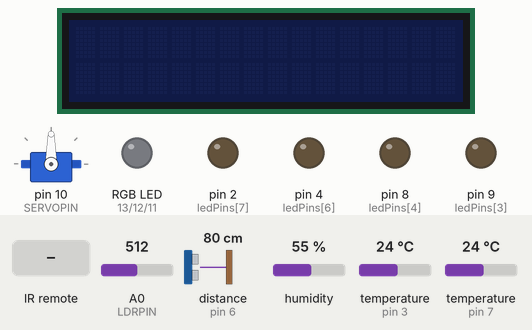
Bench run of a sketch on a simulated Arduino Uno, built with avr-gcc and run on an emulated ATmega328P. On the bench: servo, 16×2 character LCD, an RGB LED mixed from three pins (HIGH = lit), output pins drawn as LEDs (lit = HIGH). Inputs (shaded band) come from the test bench; at power-on: temperature (sensors on pin 3, pin 7) 24 °C, A0 (LDRPIN) = 512, distance to the obstacle (sensor on pin 6) 80 cm, humidity 55 %. The echo pulse lasts 58.3 µs per cm; pins used as bus, display or sensor lines are not drawn; what the sketch prints to the serial monitor is not drawn.

Above: at 1.3 s.
1.4 s: infrared code 0x18 received
At 2.0 s:
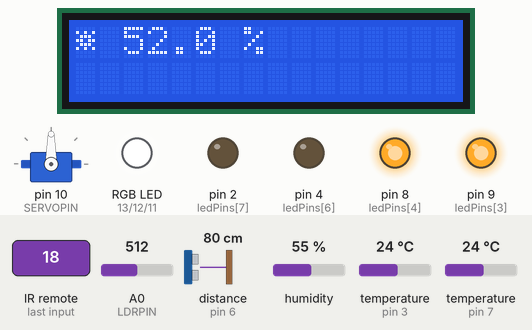
4.1 s: infrared code 0x30 received
At 5.4 s:
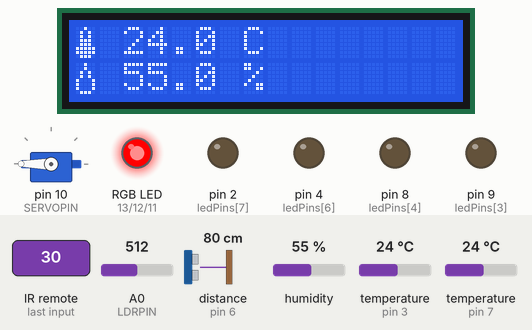
5.7 s: infrared code 0x7A received
At 7.0 s:
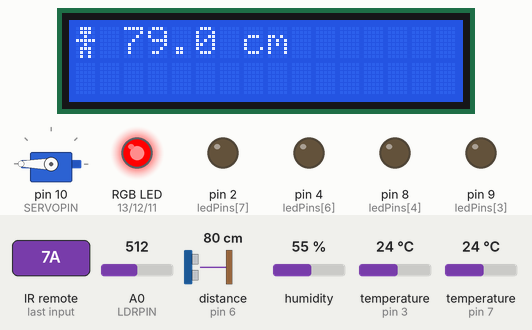
7.3 s: infrared code 0x10 received
At 8.7 s:
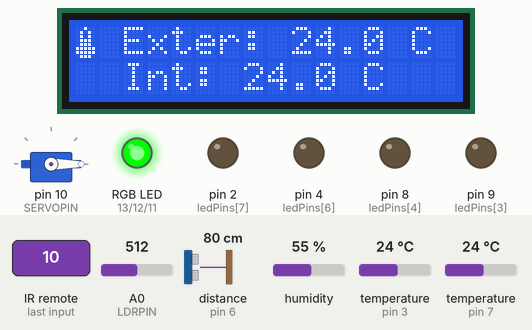
9.7 s: temperature (sensor on pin 3) set to 22.7 °C
At 11.3 s:
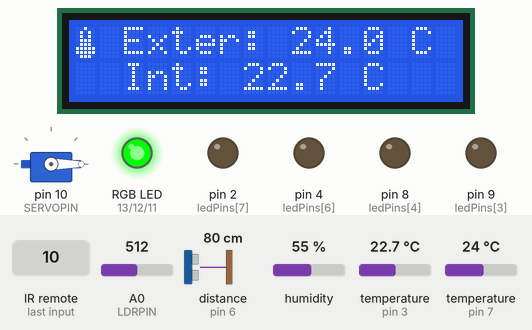
12.0 s: temperature (sensor on pin 3) set to 21.6 °C
At 14.0 s:
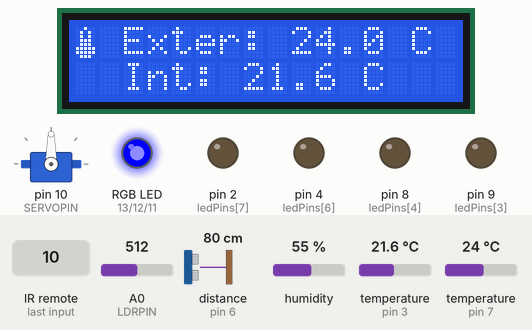
Timing chart, 0 to 15.4 s (numbered marks = the images above; inputs shaded):
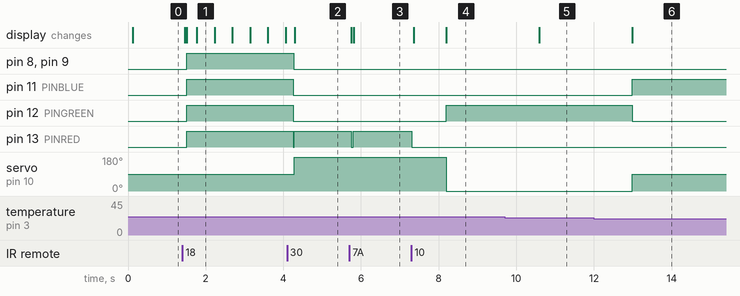

The sketch:

sketch.ino
```cpp
// Librerias
#include <Wire.h>
#include <DHT.h>
#include <LiquidCrystal_I2C.h>
#include <Servo.h>
#include <OneWire.h>
#include <DallasTemperature.h>
#include <IRremote.h>  //Incluir libreias del mando.
#include <SPI.h>
#include <Fuzzy.h> // Incluye la librería de lógica difusa


//----------------DHT----------------//
#define DHTTYPE DHT22
#define DHTPIN 3 //Definición del pin como entrada del sensor DHT
DHT dht(DHTPIN, DHTTYPE); //inicializa el sensor DHT
float temperatura = 0.0; //Se definen temperatura y humedad para almacenar lo medido por el sensor
float humedad = 0.0;
float temperatura_anterior = 0.0;
float humedad_anterior = 0.0;
//--------------------------------//

//-----------------LDR------------------//
#define LDRPIN A0 //Pin entrada 0 analógico
int ldrVal = 0;
float lux = 0.0;
float lux_anterior;
#define NUM_LEDS 8
int modoControl = 0; //0 es control al 80%, 1 control con la fuzzy
int leds_encendidos = 0;
bool primera_medida = true;
const int ledPins[NUM_LEDS] = {13, 12, 11, 9, 8, 5, 4, 2}; // Pines del conjunto de 8 leds

//----------LED RGB----------//
//Pines led RGB
#define PINRED 13
#define PINGREEN 12
#define PINBLUE 11
//-------------------------------------//

//-------------LCD---------------//
int lcdAddress = 0x27; // Puede variar según tu módulo I2C
LiquidCrystal_I2C lcd(lcdAddress, 16, 2);
//Simbolos LCD Humnedad
byte humidity[8] = {B00100, B00100, B01010, B01010, B10001, B10001, B10001, B01110};
//Simbolo LCD Temperatura
byte temp[8] = {B00100, B01010, B01010, B01110, B01110, B11111, B11111, B01110};
//Simbolo LCD iluminacion
byte ilum[8] = {B00000, B10101, B01110, B11011, B01110, B10101, B00000, B00000};
//Simbolo sensor HC-SR04
byte presence[8] = {B01110, B01110, B00100, B11111, B00100, B01110, B01010, B01010};

//----------Sensor de presencia----------//
//Pines del sensor SR04
#define PINTRIG 5
#define PINECHO 6
//Variables para almacenamiento y procesamiento de las mediciones
float duracion, distanciaanterior;
float distancia = 0;
//-----------------------------------//

//-------Sensor temperatura externa-------//
#define sensorPin 7 //Definición del pin
float temp_externa_anterior, temp_interna_anterior;
float temp_externa_actual = 0;
float temp_interna_actual = 0;

OneWire oneWire(sensorPin);
DallasTemperature sensors(&oneWire);
//Temperatura objetivo del control y limites fijados
float temp_objetivo = 25;
float LimInf = temp_objetivo - 3;
float LimSup = temp_objetivo + 3;
int ventilar = 0;
boolean vuelta = false;
//----------------------------------//

//----------Servomotor------------------//
Servo myservo;
#define SERVOPIN 10
int pos = 0;
//--------------------------------------//

//---------IP REMOTE---------------//
int modo = 0; //modo 0, todo apagado
#define PIN_RECEIVER 16   // Define el pin2 con el nombre Pin_receiver.
IRrecv receiver(PIN_RECEIVER); //Define el pin_reciver como receptor de los datos

//-------------Lógica difusa----------------//
Fuzzy *fuzzy = new Fuzzy();
//Fuzzy *fuzzy_TyH = new Fuzzy();
//-------------------------------------------//


void setup() {
  // Inicializar serial
  Serial.begin(9600);
  Serial.println("Iniciando el sistema");

  // Inicializar el sensor DHT
  dht.begin();

  // Configurar pin LDR como entrada
  pinMode(LDRPIN, INPUT);

  // Definición de pines del LED RGB como salida
  pinMode(PINRED, OUTPUT);
  pinMode(PINGREEN, OUTPUT);
  pinMode(PINBLUE, OUTPUT);

  //Configura los pines de los 8 ldes como salida
  for (int i = 0; i < NUM_LEDS; i++) {
    pinMode(ledPins[i], OUTPUT);
  }

  // Configuración pines del sensor de presencia
  pinMode(PINTRIG, OUTPUT);
  pinMode(PINECHO, INPUT);
  digitalWrite(PINTRIG, LOW);

  // Inicialización del sensor de temperatura
  sensors.begin();
  delay(20);

  // Inicialización del servomotor
  myservo.attach(SERVOPIN);

  // Inicialización de la LCD
  lcd.init();
  lcd.createChar(3, humidity);
  lcd.createChar(5, temp);
  lcd.createChar(7, ilum);
  lcd.createChar(9, presence);


  // Configuración de la lógica difusa a para la iluminacion
  configuracionIluminacionFuzzy();
  // Configuración de la lógica difusa a para la temperatura e iluminacion
  configuracionTyHFuzzy();

  receiver.enableIRIn(); // Comando para iniciar el receptor de infrarrojos.


}

void loop() {
  // Tratamiento del pulsación del botón

  // Checks received an IR signal
  if (receiver.decode()) { //Si se recibe una señal por el pin_receiver (2) realiza:
    translateIR();        //La funcion translateIR(). (Mas abajo definiremos esta función)
    receiver.resume();   //La receiver.resume(). (Mas abajo definiremos esta función)
  }


  // Control de la LCD y modos
  if (modo == 1) { // Modo 1: Humedad y Temperatura
    temperatura_anterior = temperatura;
    humedad_anterior = humedad;
    temperatura = dht.readTemperature();
    humedad = dht.readHumidity();

    if(temperatura_anterior != temperatura || humedad_anterior != humedad){
      fuzzy->setInput(1, temperatura);
      fuzzy->setInput(2, humedad);
      fuzzy->fuzzify();

      float comfort_level = fuzzy->defuzzify(3);
      Serial.println("Confort: ");
      Serial.println(comfort_level);
      controlarConfort(comfort_level);

      //Se muestra la temperatura y humedad medida del DHT en el LCD
      lcd.display();
      lcd.backlight();
      //Enseña la temperatura en el LCD
      lcd.setCursor(0,0);
      lcd.write(5);//Añado el icono temperatura
      lcd.setCursor(2,0);
      lcd.print(temperatura,1);//Escribe valor temperatura tomado del sensor
      lcd.print(" C");

      //Enseña la humendad en el LCD
      lcd.setCursor(0,1);
      lcd.write(3); //Añado icono Humedad
      lcd.setCursor(2,1);
      lcd.print(humedad,1);//Escribe el valor humedad tomado del sensor
      lcd.print(" %");

    }
  }

  if (modo == 2) { // Modo 2: Iluminación
   // ldrVal = analogRead(LDRPIN);
    //lux = map(ldrVal, 0, 1023, 0, 1000);//La luz se mide de 0 a 1000

      if (modoControl ==0){
        //Control de iluminación al 80%
        int ldrValue = analogRead(LDRPIN);

        // Convertir el valor del LDR a un porcentaje de iluminación (0-100%)
        //Para lograr visualizar el efecto del control al 80% se parte de una medida tomada
        //por el sensor, el resto de iteraciones usará como medida de lux un incremento
        //del valor medido para simular un incremento de la luex al haber encendido leds
        if(primera_medida==true){
          lux_anterior = lux;
          lux = map(ldrValue, 0, 1023, 100, 0);
          primera_medida=false;
        }

        mostrarIluminacion(lux, lux_anterior);
        lux = controlarIluminacion(lux) ;


        // Esperar un poco antes de la próxima lectura
      delay(200);
        }
      else{
        ldrVal = analogRead(LDRPIN);
        lux = map(ldrVal, 0, 1023, 0, 1000);//La luz se mide de 0 a 1000
        //Logica difusa para control de iluminacion
        fuzzy->setInput(1, lux);
        fuzzy->fuzzify();
        float numLeds = fuzzy->defuzzify(1);

        //control de leds
        encenderLeds(numLeds);
      }


    //muestra info y actualizacion de la luz
    mostrarIluminacion(lux, lux_anterior);
    lux_anterior = lux;

    delay(200);
  }

  if (modo == 3) { // Modo 3: Presencia
    distanciaanterior = distancia;
    distancia = medirDistancia();

    if (distancia > distanciaanterior + 3 || distancia < distanciaanterior - 3) {
      lcd.display();
      lcd.backlight();
      LimpiezaLCD();
      if (distancia < 200 && distancia > 2) {
        BrilloLed(255, 0, 0);
        lcd.setCursor(0, 0);
        lcd.write(9);
        lcd.setCursor(2, 0);
        lcd.print(distancia, 1);
        lcd.print(" cm");
        delay(10);
      } else {
        lcd.setCursor(0, 0);
        lcd.write(9);
        lcd.setCursor(2, 0);
        lcd.print(" No presencia");
        BrilloLed(0, 0, 0);
        delay(10);
      }
    }
  }

  if (modo == 4) { // Modo 4: Control de Temperatura
    temp_externa_anterior = temp_externa_actual;
    temp_interna_anterior = temp_interna_actual;
    temp_interna_actual = dht.readTemperature();
    sensors.requestTemperatures();
    temp_externa_actual = sensors.getTempCByIndex(0);

    distanciaanterior = distancia;
    distancia = medirDistancia();

    if (temp_externa_actual != temp_externa_anterior || temp_interna_actual != temp_interna_anterior || distancia > distanciaanterior + 3 || distancia < distanciaanterior - 3) {
      mostrar_temperaturas();
      float temp_media = (temp_externa_actual + temp_interna_actual) / 2;
      Serial.print("Temperatura media: ");
      Serial.println(temp_media);
      if (temp_interna_actual > LimSup) {
        BrilloLed(255, 0, 0);
        if (temp_media < temp_interna_actual) {
          myservo.write(180);
          ventilar = 1;
          Serial.println("Abrimos ventilación para refrescar la habitación");
        } else {
          myservo.write(0);
          ventilar = 0;
          Serial.println("Fuera hace demasiado calor, cerramos ventilación");
        }
      } else if (temp_interna_actual < LimInf) {
        BrilloLed(0, 0, 255);
        if (ventilar == 0 && temp_media >= temp_interna_actual) {
          myservo.write(90);
          ventilar = 1;
          Serial.println("Abrimos ventilación para calentar la habitación, fuera hace suficiente calor");
        }
        if (ventilar == 1 && temp_media < temp_interna_actual) {
          myservo.write(0);
          ventilar = 0;
          Serial.println("Ventalación abierta pero hace demasiado frio fuera: Cerramos");
        }
      }
      if (temp_interna_actual <= LimSup && temp_interna_actual >= LimInf) {
        BrilloLed(0, 255, 0);
        if (distancia >= 200 || distancia <= 2) {
          myservo.write(45);
          Serial.println("Temperatura ideal: Ventilamos el cuarto (45ª)");
        } else {
          Serial.println("Cerramos ventilación");
          myservo.write(0);
        }
      }
    }
  }

  if (modo == 0) { // Modo 0: Apagado
    BrilloLed(0, 0, 0);
    LimpiezaLCD();
    lcd.noBacklight();
  }
}

// Funciones auxiliares
void LimpiezaLCD() {
  lcd.setCursor(0, 1);
  lcd.print("                ");
  lcd.setCursor(0, 2);
  lcd.print("                ");
  lcd.setCursor(0, 0);
  lcd.print("                ");
}

void BrilloLed(int rojo, int verde, int azul) {
  analogWrite(PINRED, rojo);
  analogWrite(PINGREEN, verde);
  analogWrite(PINBLUE, azul);
}

long medirDistancia() {
  digitalWrite(PINTRIG, LOW);
  delayMicroseconds(2);
  digitalWrite(PINTRIG, HIGH);
  delayMicroseconds(10);
  digitalWrite(PINTRIG, LOW);
  long duration = pulseIn(PINECHO, HIGH);
  long distance = duration * 0.034 / 2;
  if (distance > 200) {
    distance = 200;
  } else if (distance < 2) {
    distance = 2;
  }
  return distance;
}

void mostrar_temperaturas() {
  lcd.display();
  lcd.backlight();
  LimpiezaLCD();
  lcd.setCursor(0, 0);
  lcd.write(5);
  lcd.setCursor(2, 0);
  lcd.print("Exter: ");
  lcd.print(temp_externa_actual, 1);
  lcd.print(" C");
  lcd.setCursor(0, 1);
  lcd.setCursor(2, 1);
  lcd.print("Int: ");
  lcd.print(temp_interna_actual, 1);
  lcd.print(" C");
}

void encenderLeds(float numLeds) {
  Serial.print("Leds de la fuzzy: ");
  Serial.println(numLeds);
  int ledsToTurnOn = (int)round(numLeds);
  for (int i = 0; i < NUM_LEDS; i++) {
    if (i < ledsToTurnOn) {
      digitalWrite(ledPins[i], HIGH);
    } else {
      digitalWrite(ledPins[i], LOW);
    }
  }
}

void mostrarIluminacion(float lux, float lux_anterior) {
  if (lux_anterior != lux) {
    lcd.display();
    lcd.backlight();
    LimpiezaLCD();
    lcd.setCursor(0, 0);
    lcd.write(7);
    lcd.setCursor(2, 0);
    lcd.print(lux, 1);
    lcd.print(" %");
  }
}


void controlarConfort(float comfort_level) {
  if (comfort_level < 50) {
    BrilloLed(255, 0, 0); // Rojo - Inconfortable
    myservo.write(180); // Abrir ventilación
  } else {
    BrilloLed(0, 255, 0); // Verde - Confortable
    myservo.write(0); // Cerrar ventilación
  }
}
float controlarIluminacion(float lux) {

  // Mostrar el porcentaje calculado en el monitor serie
    Serial.print(" - Illumination: ");
    Serial.print(lux);
    Serial.println("%");

    // Calcular la diferencia respecto al umbral deseado
    int difference = lux - 80;

    // Determinar la cantidad de LEDs a encender
    int ledsToTurnOn = NUM_LEDS * lux / 100;
    Serial.print("Leds a encender:");
    Serial.println(ledsToTurnOn);

    // Ajustar la cantidad de LEDs encendidos para mantener la iluminación al 80%
    if (difference < -2) {
      ledsToTurnOn++;
      //Esto de aquí es para simular el efecto de que aumenta la iluminación al encender un led más
      lux_anterior = lux;
      lux= lux+2;//Para simular efecto del control
    } else if (difference > 2) {
      ledsToTurnOn--;

      //Esto lo mismo pero para simular que reduce la luz al apagar uno más
      lux_anterior = lux;
      lux=lux-2;//Para simular el efecto del control
    }

   // Limitar el número de LEDs a encender entre 0 y NUM_LEDS
    ledsToTurnOn = constrain(ledsToTurnOn, 0, NUM_LEDS);

  // Encender/Apagar los LEDs según sea necesario
  for (int i = 0; i < NUM_LEDS; i++) {
    if (i < ledsToTurnOn) {
      digitalWrite(ledPins[i], HIGH);
    } else {
      digitalWrite(ledPins[i], LOW);
    }
  }
  return lux;

}
```

Fuzz_Iluminacion.ino
```cpp
//Funcion para la configuración de la lógica difusa
void configuracionIluminacionFuzzy(){

  //DEFINE EL CONJUNTO DIFUSO PARA LA INTENSIDAD DE LA LUZ
  FuzzyInput *lightInput = new FuzzyInput(1);
  //Definición de los Conjuntos Difusos para la Entrada
  FuzzySet *oscuro = new FuzzySet(0, 0, 200, 400);
  FuzzySet *medio = new FuzzySet(200, 400, 600, 800);
  FuzzySet *iluminado = new FuzzySet(600, 800, 1000, 1000);
   lightInput->addFuzzySet(oscuro);
  lightInput->addFuzzySet(medio);
  lightInput->addFuzzySet(iluminado);
  fuzzy->addFuzzyInput(lightInput);

 //configuración logica difusa para leds
 //DEFINE EL CONJUNTO DIFUSO PARA LOS LEDS
  FuzzyOutput *ledOutput = new FuzzyOutput(1);
  //CONJUNTO DIFUSO
  FuzzySet *fewLeds = new FuzzySet(0, 0, 2, 4);
  FuzzySet *someLeds = new FuzzySet(2, 4, 6, 8);
  FuzzySet *manyLeds = new FuzzySet(6, 8, 8, 8);
  ledOutput->addFuzzySet(fewLeds);
  ledOutput->addFuzzySet(someLeds);
  ledOutput->addFuzzySet(manyLeds);
  fuzzy->addFuzzyOutput(ledOutput);

//Regla 1: "If oscuro, Then Few LEDs"
  FuzzyRuleAntecedent *ifoscuro = new FuzzyRuleAntecedent();
  ifoscuro->joinSingle(oscuro);
  FuzzyRuleConsequent *thenFewLeds = new FuzzyRuleConsequent();
  thenFewLeds->addOutput(fewLeds);
  //se crea la regla 1
  FuzzyRule *rule1 = new FuzzyRule(1, ifoscuro, thenFewLeds);
  //se añade la regla 1 al sistema
  fuzzy->addFuzzyRule(rule1);

//Regla 2: "If medio, Then Some LEDs"
  FuzzyRuleAntecedent *ifmedio = new FuzzyRuleAntecedent();
  ifmedio->joinSingle(medio);
  FuzzyRuleConsequent *thenSomeLeds = new FuzzyRuleConsequent();
  thenSomeLeds->addOutput(someLeds);
  //Creación de la regla difusa 2
  FuzzyRule *rule2 = new FuzzyRule(2, ifmedio, thenSomeLeds);
  //se añade la relga 2
  fuzzy->addFuzzyRule(rule2);

//Regla 3: "If iluminado, Then Many LEDs"
  FuzzyRuleAntecedent *ifiluminado = new FuzzyRuleAntecedent();
  ifiluminado->joinSingle(iluminado);
  FuzzyRuleConsequent *thenManyLeds = new FuzzyRuleConsequent();
  thenManyLeds->addOutput(manyLeds);
  //Creacion regla difusa 3
  FuzzyRule *rule3 = new FuzzyRule(3, ifiluminado, thenManyLeds);
  //se añade la regla 3
  fuzzy->addFuzzyRule(rule3);
}
```

Fuzzy_Confort.ino
```cpp
void configuracionTyHFuzzy() {
  // Configuración de conjuntos difusos para temperatura
  FuzzyInput *temperature = new FuzzyInput(1);
  FuzzySet *cold = new FuzzySet(-40, -40, 0, 10);
  FuzzySet *comfortable = new FuzzySet(20, 25, 25, 30);
  FuzzySet *hot = new FuzzySet(25, 30, 40, 40);
  temperature->addFuzzySet(cold);
  temperature->addFuzzySet(comfortable);
  temperature->addFuzzySet(hot);
  fuzzy->addFuzzyInput(temperature);

  // Configuración de conjuntos difusos para humedad
  FuzzyInput *humidity = new FuzzyInput(2);
  FuzzySet *dry = new FuzzySet(0, 0, 30, 40);
  FuzzySet *normal = new FuzzySet(30, 40, 60, 70);
  FuzzySet *humid = new FuzzySet(60, 70, 100, 100);
  humidity->addFuzzySet(dry);
  humidity->addFuzzySet(normal);
  humidity->addFuzzySet(humid);
  fuzzy->addFuzzyInput(humidity);

  // Configuración de conjunto difuso para nivel de confort
  FuzzyOutput *comfort = new FuzzyOutput(1);
  FuzzySet *uncomfortable = new FuzzySet(0, 0, 25, 50);
  FuzzySet *comfortable_output = new FuzzySet(50, 75, 100, 100);
  comfort->addFuzzySet(uncomfortable);
  comfort->addFuzzySet(comfortable_output);
  fuzzy->addFuzzyOutput(comfort);

  // Definición de reglas difusas
  FuzzyRuleAntecedent *ifColdAndDry = new FuzzyRuleAntecedent();
  ifColdAndDry->joinWithAND(cold, dry);
  FuzzyRuleConsequent *thenUncomfortable = new FuzzyRuleConsequent();
  thenUncomfortable->addOutput(uncomfortable);
  FuzzyRule *rule1 = new FuzzyRule(1, ifColdAndDry, thenUncomfortable);
  fuzzy->addFuzzyRule(rule1);

  FuzzyRuleAntecedent *ifColdAndNormal = new FuzzyRuleAntecedent();
  ifColdAndNormal->joinWithAND(cold, normal);
  FuzzyRuleConsequent *thenUncomfortable2 = new FuzzyRuleConsequent();
  thenUncomfortable2->addOutput(uncomfortable);
  FuzzyRule *rule2 = new FuzzyRule(2, ifColdAndNormal, thenUncomfortable2);
  fuzzy->addFuzzyRule(rule2);

  FuzzyRuleAntecedent *ifComfortableAndNormal = new FuzzyRuleAntecedent();
  ifComfortableAndNormal->joinWithAND(comfortable, normal);
  FuzzyRuleConsequent *thenComfortable = new FuzzyRuleConsequent();
  thenComfortable->addOutput(comfortable_output);
  FuzzyRule *rule3 = new FuzzyRule(3, ifComfortableAndNormal, thenComfortable);
  fuzzy->addFuzzyRule(rule3);

  FuzzyRuleAntecedent *ifHotAndHumid = new FuzzyRuleAntecedent();
  ifHotAndHumid->joinWithAND(hot, humid);
  FuzzyRuleConsequent *thenUncomfortable3 = new FuzzyRuleConsequent();
  thenUncomfortable3->addOutput(uncomfortable);
  FuzzyRule *rule4 = new FuzzyRule(4, ifHotAndHumid, thenUncomfortable3);
  fuzzy->addFuzzyRule(rule4);
}
```

Source omitted: Gestion_modos_IR.ino (3278 bytes)

Measured:
- the behaviour switches between 22 and 21.9 °C on temperature (sensor on pin 3) (found by bisection; images 5 and 6)
- after the input at 1.4 s, pin 8 (ledPins[4]), pin 9 (ledPins[3]), pin 11 (PINBLUE), pin 12 (PINGREEN), pin 13 (PINRED): LOW → HIGH after 0.12 s; the display: first changes after 0.06 s (image 1 shows a later state)
- after the input at 4.1 s, pin 8 (ledPins[4]), pin 9 (ledPins[3]), pin 11 (PINBLUE), pin 12 (PINGREEN): HIGH → LOW after 0.16 s; pin 13 (PINRED): HIGH → LOW after 0.16 s, → HIGH 0.02 s later; servo on pin 10 (SERVOPIN): 90° → 180° after 0.18 s; the display: changes after 0.20 s (image 2)
- after the input at 5.7 s, pin 13 (PINRED): HIGH → LOW after 0.05 s, → HIGH 0.05 s later; the display: first changes after 0.05 s (image 3 shows a later state)
- after the input at 7.3 s, pin 12 (PINGREEN): LOW → HIGH after 0.90 s; pin 13 (PINRED): HIGH → LOW at once; servo on pin 10 (SERVOPIN): 180° → 0° after 0.90 s; the display: first changes after 0.06 s (image 4 shows a later state)
- after the input at 9.7 s, the display: changes after 0.89 s (image 5)
- after the input at 12.0 s, pin 11 (PINBLUE): LOW → HIGH after 0.98 s; pin 12 (PINGREEN): HIGH → LOW after 0.98 s; servo on pin 10 (SERVOPIN): 0° → 90° after 0.98 s; the display: changes after 0.98 s (image 6)
